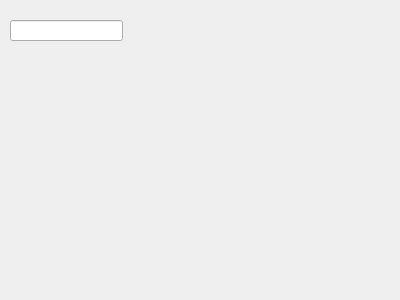
<?xml version="1.0" encoding="UTF-8"?>
<ui version="4.0">
 <class>SubView</class>
 <widget class="QWidget" name="SubView">
  <property name="geometry">
   <rect>
    <x>0</x>
    <y>0</y>
    <width>400</width>
    <height>300</height>
   </rect>
  </property>
  <property name="windowTitle">
   <string>Form</string>
  </property>
  <widget class="QLineEdit" name="lineEdit">
   <property name="geometry">
    <rect>
     <x>10</x>
     <y>20</y>
     <width>113</width>
     <height>21</height>
    </rect>
   </property>
  </widget>
 </widget>
 <resources/>
 <connections/>
</ui>
